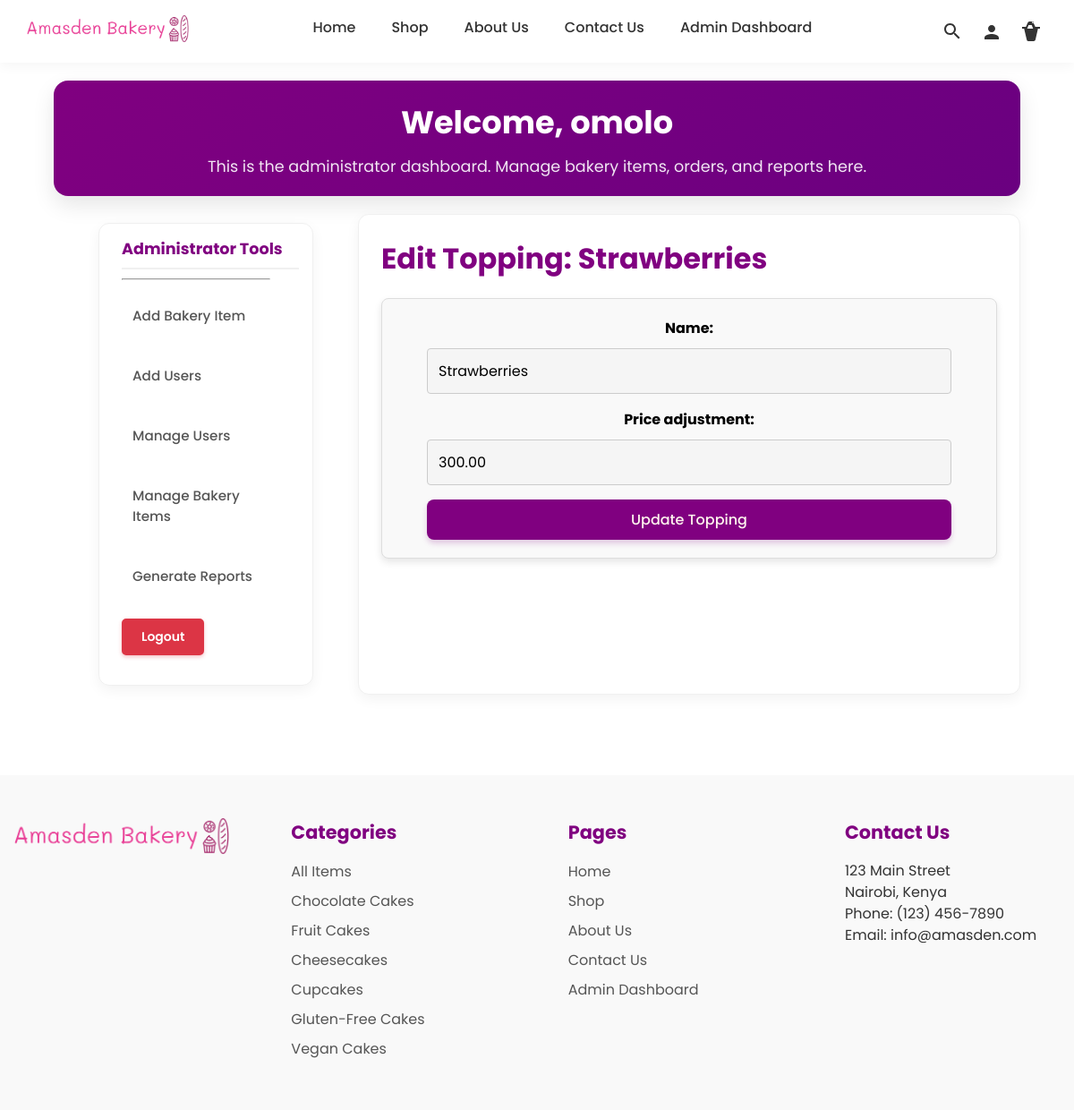
Screenshot of /admin_dashboard/edit_topping/1/ (signed in) with the database file from the repository.
### bakery/models.py (models this page shows, shortened)
class Topping(models.Model):
    name = models.CharField(max_length=100, unique=True)
    price_adjustment = models.DecimalField(max_digits=10, decimal_places=2, default=0)

class Category(models.Model):
    name = models.CharField(max_length=100, default='none')
    slug = models.SlugField(unique=True, blank=True)

### admin_dashboard/views.py (the view)
# urls.py: path('edit_topping/<int:topping_id>/', views.edit_topping, name='edit_topping'),
@user_passes_test(admin_check)
def edit_topping(request, topping_id):
    topping = get_object_or_404(Topping, id=topping_id)
    form = ToppingForm(instance=topping)
    if request.method == 'POST':
        form = ToppingForm(request.POST, instance=topping)
        if form.is_valid():
            form.save()
            messages.success(request, "Topping updated successfully!")
            return redirect('admin_dashboard:manage_attributes')
    return render(request, 'admin_dashboard/edit_topping.html', {'form': form, 'topping': topping})

### bakery/forms.py
class ToppingForm(forms.ModelForm):
    class Meta:
        model = Topping
        fields = ['name', 'price_adjustment']

### admin_dashboard/views.py (called while the page is built)
def admin_check(user):
    return user.is_superuser

### bakery/context_processors.py (called while the page is built)
def global_footer_context(request):
    footer_categories = Category.objects.all()
    category_slug = request.GET.get('category')
    return {
        'footer_categories': footer_categories,
    }

### bakery/templates/admin_dashboard/edit_topping.html (shortened to what this page needs)
{% extends 'admin_dashboard/template.html' %}
{% block dashboard_content %}
<h2>Edit Topping: {{ topping.name }}</h2>
<form method="POST" class="generic-form">
    {% for field in form %}
    <div class="form-group">
        <label for="{{ field.id_for_label }}">{{ field.label }}:</label>
        {{ field }}
    </div>
    {% endfor %}
    <button type="submit" class="btn2">Update Topping</button>
</form>
{% endblock %}

### bakery/templates/admin_dashboard/template.html (shortened to what this page needs)
{% load static %}
{% include "bakery/header.html" %}
<div class="user_dashboard_details">
    <h1>Welcome, {{ user.username }}</h1>
    <p>This is the administrator dashboard. Manage bakery items, orders, and reports here.</p>
</div>
<div class="dashboard_div">
<aside class="user_aside">
    <nav>
        <h2>Administrator Tools</h2>
        <hr class="horizontal">
        <ul>
            <li class="nav-item"><a href="{% url 'admin_dashboard:add_bakery_item' %}" class="nav-link">Add Bakery Item</a></li>
            <li class="nav-item"><a href="{% url 'admin_dashboard:add_users' %}" class="nav-link">Add Users</a></li>
            <li class="nav-item"><a href="{% url 'admin_dashboard:manage_users' %}" class="nav-link">Manage Users</a></li>
            <li class="nav-item"><a href="{% url 'admin_dashboard:manage_bakery_items' %}" class="nav-link">Manage Bakery Items</a></li>
            <li class="nav-item"><a href="{% url 'admin_dashboard:report_dashboard' %}" class="nav-link">Generate Reports</a></li>
            <li class="nav-item">
                <form method="POST" action="{% url 'logout' %}">
                    <button type="submit" class="logout-btn">Logout</button>
                </form>
            </li>
        </ul>
    </nav>
</aside>
<div class="dashboard_section">
    {% block dashboard_content %}
    {% endblock %}
</div>
</div>
{% include "bakery/footer.html" %}

### bakery/templates/bakery/footer.html
{% load static %}
<footer>
  <div class="footer-column">
    <img src="{% static 'images/logo.png' %}" alt="Bakery Logo">
  </div>
  <div class="footer-column">
    <h3>Categories</h3>
    <ul>
      <li>
        <a href="{% url 'products' %}">All Items</a>
      </li>
      {% for category in footer_categories %}
      <li>
        <a href="?category={{ category.slug }}">{{ category.name }}</a>
      </li>
      {% endfor %}
    </ul>
  </div>
  <div class="footer-column">
    <h3>Pages</h3>
    <ul>
      <li>
        <a href="{% url 'home' %}">Home</a>
      </li>
      <li>
        <a href="{% url 'products' %}">Shop</a>
      </li>
      <li>
        <a href="{% url 'about' %}">About Us</a>
      </li>
      <li>
        <a href="{% url 'contact' %}">Contact Us</a>
      </li>
      {% if user.is_authenticated %}
            <li >
              {% if user.is_superuser %}
                <a href="{% url 'admin_dashboard:add_bakery_item' %}">Admin Dashboard</a>
              {% elif user.is_staff %}
                <a href="{% url 'staff_dashboard:manage_orders' %}">Staff Dashboard</a>
              {% else %}
                <a href="{% url 'user_dashboard:account_details' %}">Account</a>
              {% endif %}
            </li>
          {% else %}
            <li>
              <a href="{% url 'login' %}">Account</a>
            </li>
          {% endif %}
    </ul>
  </div>
  <div class="footer-column">
    <h3>Contact Us</h3>
    <p>123 Main Street<br>
    Nairobi, Kenya<br>
    Phone: (123) 456-7890<br>
    Email: info@amasden.com</p>
</footer>
  </body>
</html>

### bakery/static/css/master.css (style rules this page uses)
* { margin: 0; padding: 0; box-sizing: border-box; font-family: 'Poppins', sans-serif; font-size: 1rem; }
body { margin-top: 0; display: flex; flex-direction: column; align-items: center; justify-content: center; width: 100%; }
h1 { font-size: 2.2rem; color: purple; }
h2 { font-size: 2rem; color: purple; }
h3 { font-size: 1.3rem; color: purple; }
p { line-height: 1.5; }
.btn2 { border-radius: 8px; background-color: purple; border: none; color: seashell; padding: 10px 24px; cursor: pointer; transition: all 0.3s ease; text-decoration: none; font-weight: 500; box-shadow: 0 4px 6px rgba(128, 0, 128, 0.2); }
.nav-link { padding: 10px; font-weight: 500; color: #333; text-decoration: none; transition: color 0.2s ease-in-out, background-color 0.2s ease-in-out; }
.nav-item { padding: 10px; }
.form-group { display: flex; justify-content: space-between; align-items: center; flex-direction: row; gap: 10px; }
.form-group label { display: none; }
.form-group input { width: 100%; padding: 10px; border: 1px grey solid; border-radius: 4px; background-color: #f5f5f5; transition: background-color ease-in-out 0.9s; }
footer { display: flex; flex-wrap: wrap; justify-content: space-between; background-color: #f9f9f9; padding: 2rem 0; font-family: Arial, sans-serif; color: #333; margin-top: 50px; z-index: 999; }
.footer-column { width: 20%; margin: 0 1rem; padding: 1rem 0; }
.footer-column h3 { margin-bottom: 1rem; }
.footer-column ul { list-style: none; padding: 0; margin: 0; }
.footer-column li { margin-bottom: 0.5rem; }
.footer-column li a { text-decoration: none; color: #555; padding: 0; transition: color 0.2s ease-in-out, background-color 0.2s ease-in-out, padding 0.2s ease-in-out; }
footer img { max-width: 100%; height: auto; }
.logout-btn { background-color: #dc3545 !important; color: white !important; border: 2px solid #dc3545 !important; padding: 8px 20px; border-radius: 5px; cursor: pointer; font-weight: 600; font-size: 14px; transition: all 0.3s ease; box-shadow: 0 2px 4px rgba(220, 53, 69, 0.3); display: inline-block; text-decoration: none; }

### bakery/static/css/user_dashboard.css (style rules this page uses)
.user_aside ul li { list-style: none; text-decoration: none; }
.user_aside ul li a { text-decoration: none; }
.user_aside { align-self: flex-start; margin: 10px 10px 10px 50px; flex-shrink: 0; }
.user_aside h2 { margin-left: 10px; }
.user_aside button { border: none; background-color: #fff; margin: 0; cursor: pointer; }
.horizontal { height: 1px; width: 80%; margin: 10px; background-color: darkgray; }
.dashboard_section { border-left: 1px solid darkgray; padding-left: 30px; margin-left: 20px; }
.dashboard_div { display: flex; flex-direction: row; width: 100%; margin-top: 10px; }
.user_dashboard_details { background-color: seashell; width: 100%; padding: 20px; }

### bakery/static/css/admin_dashboard.css (style rules this page uses)
.user_dashboard_details { margin-top: 90px; background: linear-gradient(135deg, purple, #6a0080); color: white; padding: 20px; border-radius: 16px; box-shadow: 0 10px 25px rgba(0, 0, 0, 0.1); text-align: center; margin-bottom: 20px; width: 90%; max-width: 1200px; margin-left: auto; margin-right: auto; }
.user_dashboard_details h1 { color: white; margin-bottom: 10px; font-size: 2.2rem; font-weight: 700; }
.user_dashboard_details p { color: rgba(255, 255, 255, 0.9); font-size: 1.1rem; }
.dashboard_div { display: flex; width: 90%; max-width: 1200px; margin: 0 auto 40px; gap: 20px; }
.user_aside { flex: 0 0 240px; background: white; padding: 15px; border-radius: 12px; box-shadow: 0 5px 15px rgba(0, 0, 0, 0.05); height: fit-content; border: 1px solid #f0f0f0; }
.user_aside h2 { font-size: 1.1rem; margin-bottom: 10px; color: purple; border-bottom: 2px solid #f0f0f0; padding-bottom: 8px; }
.user_aside ul { list-style: none; }
.user_aside li { margin-bottom: 8px; }
.user_aside .nav-link { display: block; padding: 8px 12px; color: #555; text-decoration: none; border-radius: 8px; transition: all 0.2s; font-weight: 500; background: none; border: none; width: 100%; text-align: left; cursor: pointer; font-size: 0.95rem; }
.dashboard_section { flex: 1; background: white; padding: 25px; border-radius: 12px; box-shadow: 0 5px 15px rgba(0, 0, 0, 0.05); border: 1px solid #f0f0f0; }

### rows the page displays
Topping: name "Strawberries", form "Strawberries" "300.00"
Category: name "Chocolate Cakes"
Category: name "Fruit Cakes"
Category: name "Cheesecakes"
Category: name "Cupcakes"
Category: name "Gluten-Free Cakes"
Category: name "Vegan Cakes"

### other values shown
{{ user.username }} "omolo"
{{ field.label }} "Name" "Price adjustment"
